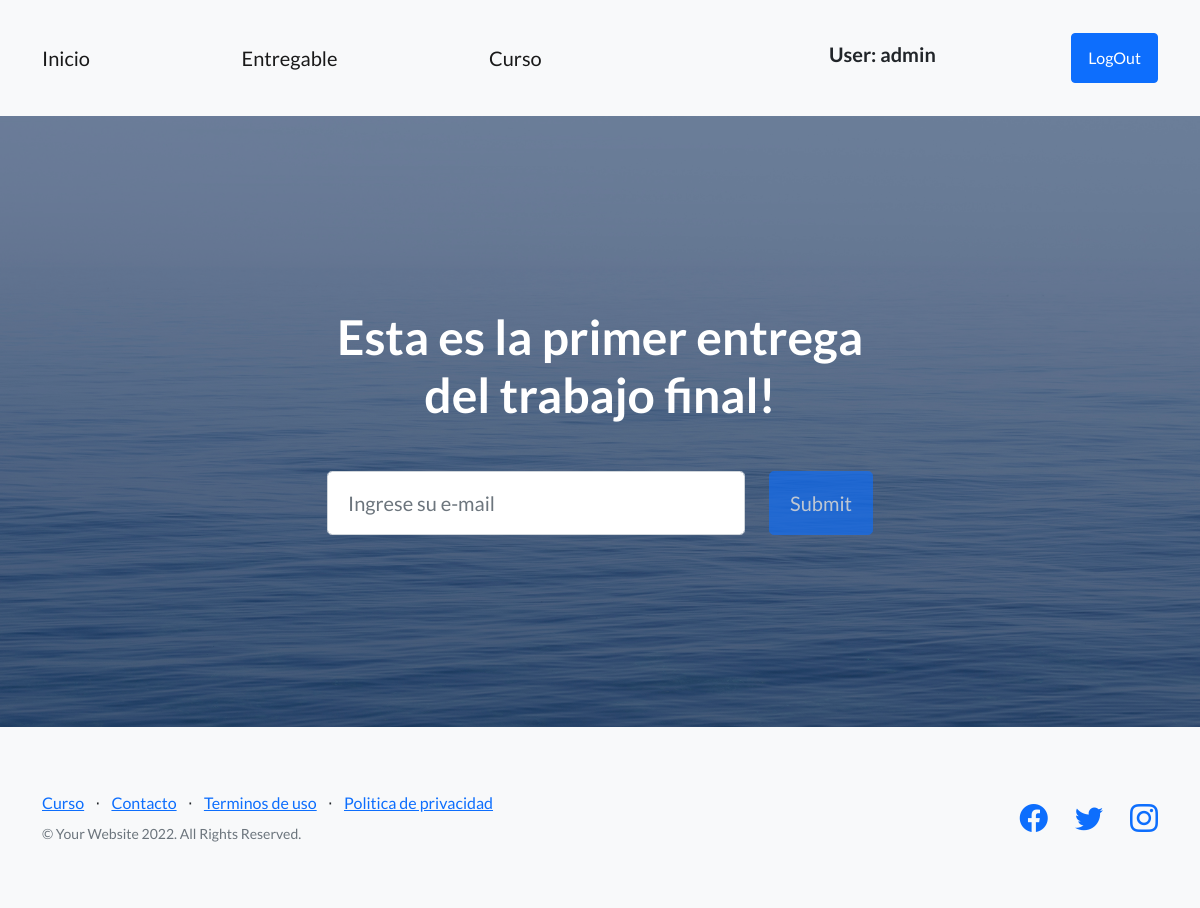
The page /AppCoder/curso/ (signed in) on the database as committed earlier.
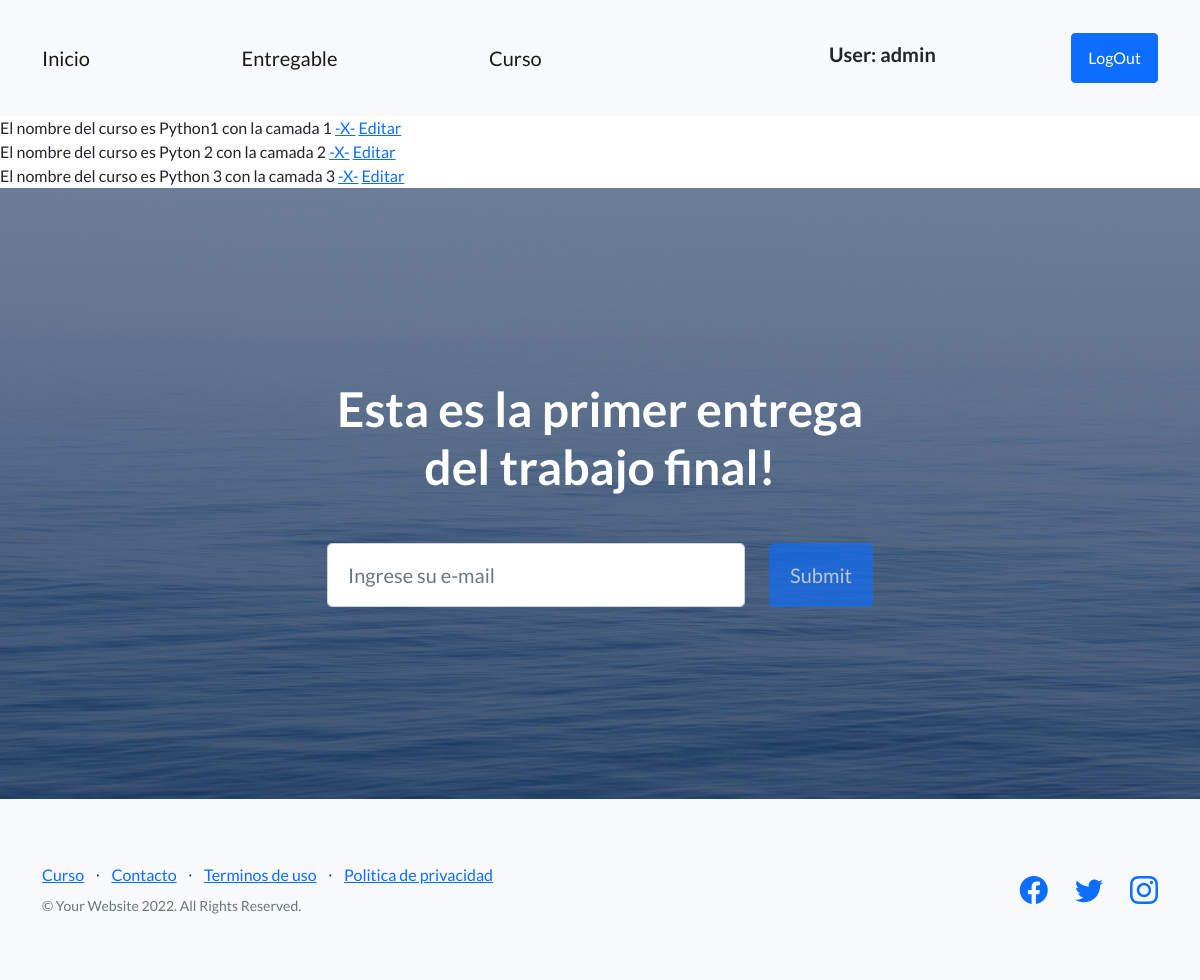
The same page on the database as committed later.
### AppCoder/models.py (models this page shows, shortened)
class Curso(models.Model):
    nombre = models.CharField(max_length=40)
    camada = models.IntegerField()

### AppCoder/views.py (the view)
# urls.py: path('curso/', curso, name='AppCoderCurso'),
@login_required
def curso(request):
    cursos = Curso.objects.all()
    contexto = {
        'cursos': cursos
    }
    return render(request, 'AppCoder/curso.html', contexto)

### templates/AppCoder/curso.html (shortened to what this page needs)
{% extends 'index.html' %}
{% block inicio %}
     {% for curso in cursos %}
  El nombre del curso es {{ curso.nombre }} con la camada {{ curso.camada }}
  <a href="{% url 'AppCoderEliminarCurso' curso.camada %}">-X-</a>
  <a href="{% url 'AppCoderEditarCurso' curso.camada %}"> Editar </a>
  <br>
 {% endfor %}
{% endblock %}

Rows that differ between the two databases and show on the page:
added Curso: nombre "Python1", camada "1"
added Curso: nombre "Pyton 2", camada "2"
added Curso: nombre "Python 3", camada "3"
